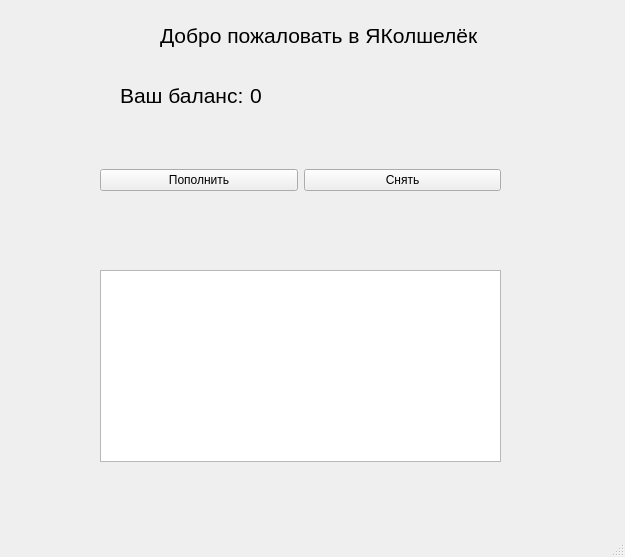
<?xml version="1.0" encoding="UTF-8"?>
<ui version="4.0">
 <class>MoneyWindow</class>
 <widget class="QMainWindow" name="MoneyWindow">
  <property name="geometry">
   <rect>
    <x>0</x>
    <y>0</y>
    <width>625</width>
    <height>557</height>
   </rect>
  </property>
  <property name="windowTitle">
   <string>MainWindow</string>
  </property>
  <widget class="QWidget" name="centralwidget">
   <widget class="QLabel" name="MainLabel">
    <property name="geometry">
     <rect>
      <x>160</x>
      <y>10</y>
      <width>321</width>
      <height>51</height>
     </rect>
    </property>
    <property name="font">
     <font>
      <pointsize>16</pointsize>
     </font>
    </property>
    <property name="text">
     <string>Добро пожаловать в ЯКолшелёк</string>
    </property>
   </widget>
   <widget class="QLabel" name="BalanceLabel">
    <property name="geometry">
     <rect>
      <x>120</x>
      <y>70</y>
      <width>151</width>
      <height>51</height>
     </rect>
    </property>
    <property name="font">
     <font>
      <pointsize>16</pointsize>
     </font>
    </property>
    <property name="text">
     <string>Ваш баланс:</string>
    </property>
   </widget>
   <widget class="QLabel" name="MoneyLabel">
    <property name="geometry">
     <rect>
      <x>250</x>
      <y>80</y>
      <width>151</width>
      <height>31</height>
     </rect>
    </property>
    <property name="font">
     <font>
      <pointsize>16</pointsize>
     </font>
    </property>
    <property name="text">
     <string>0</string>
    </property>
   </widget>
   <widget class="QWidget" name="horizontalLayoutWidget">
    <property name="geometry">
     <rect>
      <x>100</x>
      <y>130</y>
      <width>401</width>
      <height>101</height>
     </rect>
    </property>
    <layout class="QHBoxLayout" name="horizontalLayout">
     <item>
      <widget class="QPushButton" name="AddButton">
       <property name="text">
        <string>Пополнить</string>
       </property>
      </widget>
     </item>
     <item>
      <widget class="QPushButton" name="RemoveButton">
       <property name="text">
        <string>Снять</string>
       </property>
      </widget>
     </item>
    </layout>
   </widget>
   <widget class="QListWidget" name="HistoryView">
    <property name="geometry">
     <rect>
      <x>100</x>
      <y>270</y>
      <width>401</width>
      <height>192</height>
     </rect>
    </property>
   </widget>
  </widget>
  <widget class="QMenuBar" name="menubar">
   <property name="geometry">
    <rect>
     <x>0</x>
     <y>0</y>
     <width>625</width>
     <height>21</height>
    </rect>
   </property>
  </widget>
  <widget class="QStatusBar" name="statusbar"/>
 </widget>
 <resources/>
 <connections/>
</ui>
